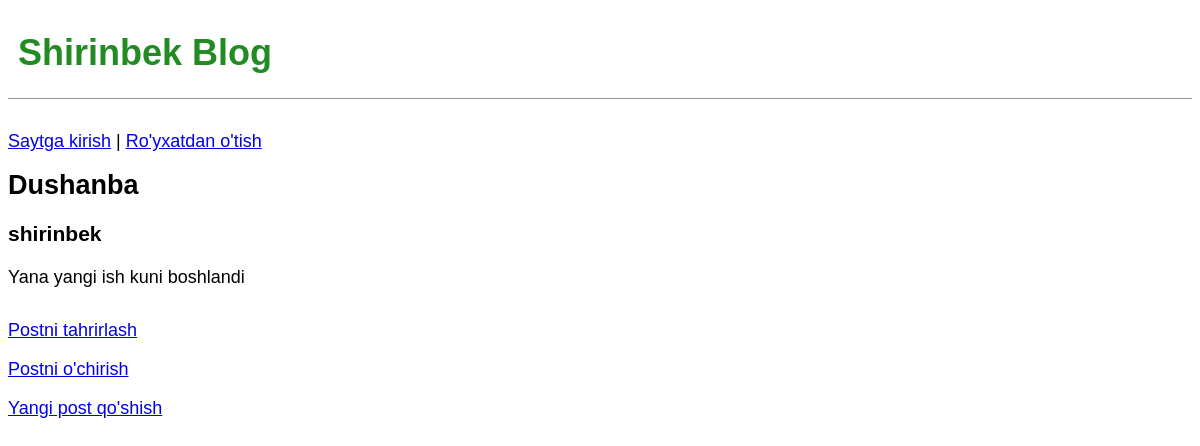
Page /post/6/ on the committed database.
### blog/models.py (models this page shows, shortened)
class Post(models.Model):
    title=models.CharField(max_length=200)
    author=models.ForeignKey('auth.User',on_delete=models.CASCADE)
    body=models.TextField()

### blog/views.py (the view)
# urls.py: path('post/<int:pk>/',BlogDetailView.as_view(),name='post_detail.html'),
class BlogDetailView(DetailView):
    model = Post
    template_name = 'post_detail.html'

### templates/post_detail.html
{% extends 'base.html' %}
{% block content %}
 <div class="post-entry">
     <h2>{{ post.title }}</h2>
     <h3>{{ post.author }}</h3>
     <p>{{ post.body }}</p>
 </div>
 <p><a href="{% url 'post_edit' post.pk %}">Postni tahrirlash</a></p>
 <p><a href="{% url 'post_delete' post.pk %}">Postni o'chirish</a></p>
{% endblock content %}

### static/css/base.css (style rules this page uses)
body { font-family: 'Noto Sans JP', sans-serif; font-size: 18px; }
.post-entry { margin-bottom: 2rem; }
.post-entry h2 { margin: 0.5rem 0; }
.post-entry p { margin: 0; font-weight: 400; }

### rows in the picture
Post: title "Dushanba", author "shirinbek", body "Yana yangi ish kuni boshlandi"
